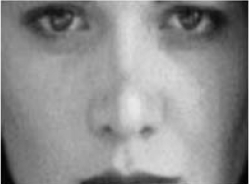
%> input picture Spatial and Frequency Filtering/Q1a.pgm, 249 x 184 px
$ octave q1solgr.m   (GNU Octave 9; MATLAB toolbox functions it lacks are replaced by stand-ins)
%> lines starting %> are read from the running program, lines starting %| are printed output that depends on the picture
clear all;
clc;
pkg load image;

a = imread('q1a.pgm');
%> a is the input picture: size 184x249 uint8; min 1, max 233, mean 142
b = imread('q1b.pgm');
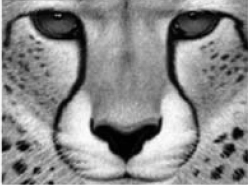
%> input picture Spatial and Frequency Filtering/Q1b.pgm, 248 x 185 px
%> b is the input picture: size 185x248 uint8; min 0, max 254, mean 138.6

[rows cols] = size(a);
%> rows = 184; cols = 249
b = imresize(b, [rows, cols]);
%> b: size 184x249 uint8

a = double(a);
%> a: size 184x249 double
b = double(b);
%> b: size 184x249 double

h1 = zeros(rows, cols, 'double');
h2 = zeros(rows, cols, 'double');

rc = floor(rows/2);
%> rc = 92
cc = floor(cols/2);
%> cc = 124

dnot = 50; %--------------------------- CHANGE THE VALUE TO MAKE DIFFERENCES

for r=1:rows
    for c=1:cols
        h1(r,c) = exp(-((rc-r)^2 + (cc-c)^2) / (2*dnot^2));
        h2(r,c) = 1 - h1(r,c) + 0.1 ;
        if h2(r,c) > 1
            h2(r,c) = 1 ;
        end
    end
end
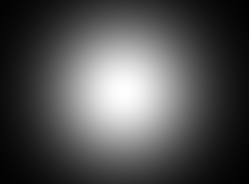
%> h1: size 184x249 double; min 0.00808, max 1, mean 0.316
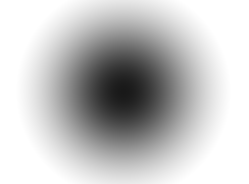
%> h2: size 184x249 double; min 0.1, max 1, mean 0.772

subplot(231);
imshow(a, []);
subplot(234);
imshow(b, []);

subplot(232);
imshow(h1, []);
subplot(235);
imshow(h2, []);

af = fftshift(fft2(a));
bf = fftshift(fft2(b));

ar = af.*h1;
br = bf.*h2;

ao = ifft2(ifftshift(ar));
bo = ifft2(ifftshift(br));

mix = uint8(real((ao+bo)/2));
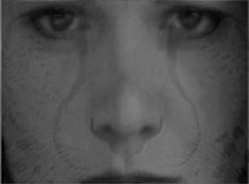
%> mix: size 184x249 uint8; min 0, max 139, mean 77.9

subplot(233);
imshow(mix, []);

%---- extra work

af = fftshift(fft2(b));
bf = fftshift(fft2(a));

ar = af.*h1;
br = bf.*h2;

ao = ifft2(fftshift(ar));
bo = ifft2(fftshift(br));

mix = uint8(abs((ao+bo)/2));
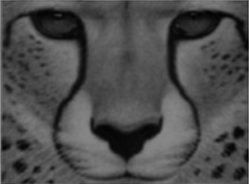
%> mix: size 184x249 uint8; min 1, max 145, mean 76.4

subplot(236);
imshow(mix, []);
